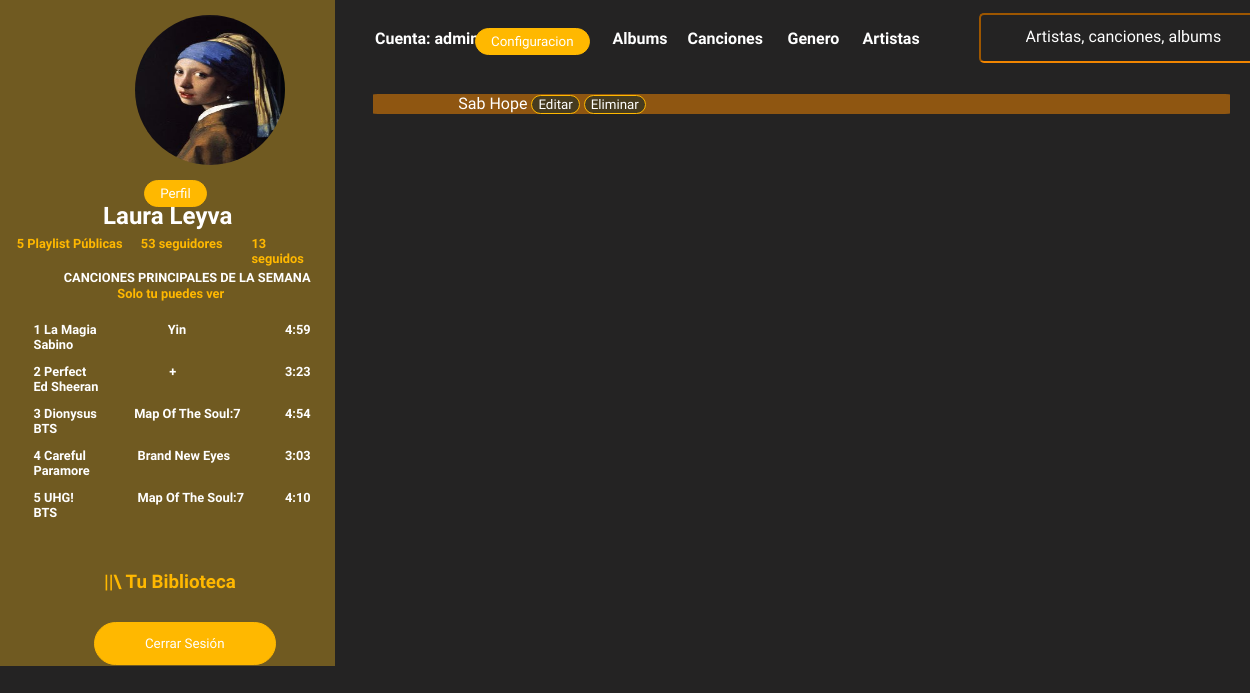
The app's page /m_generos/ (signed in), older data.
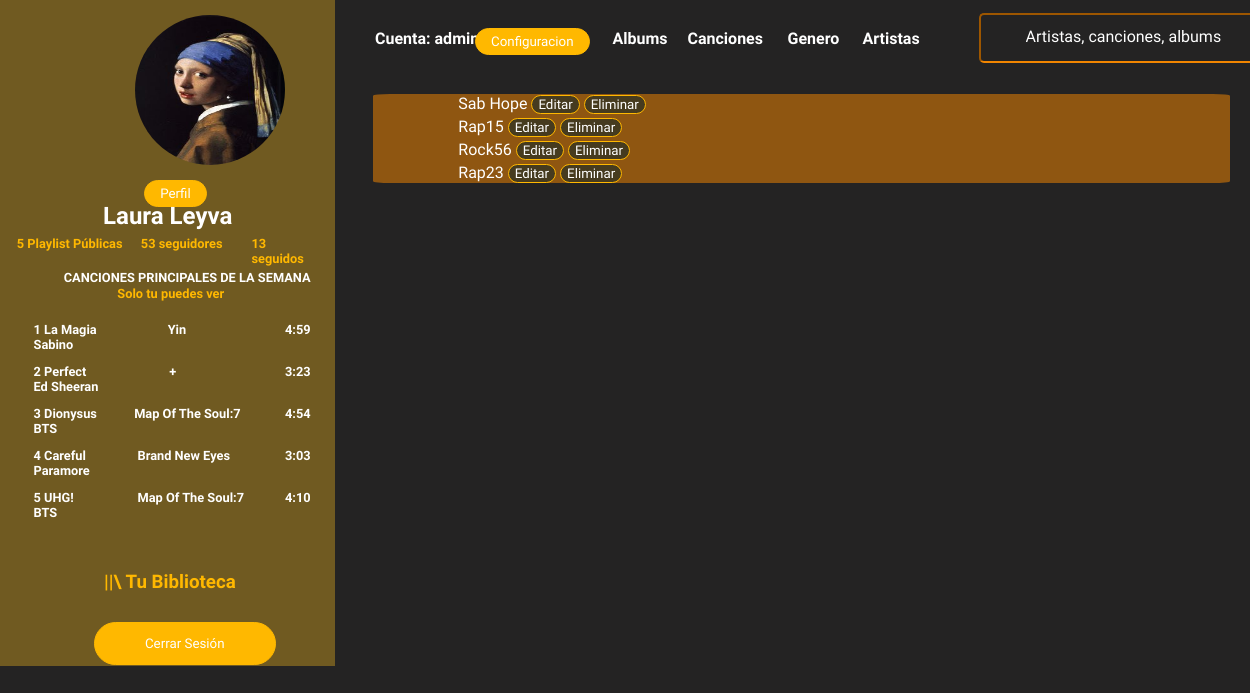
The same page, newer data.
### control_musica/models.py (models this page shows, shortened)
class Generos(models.Model):
    genero = models.CharField(max_length = 50, unique=True)

### control_musica/views.py (the view)
# urls.py: path('m_generos/', views.m_generos_view, name="m_generos_view"),
@login_required
def m_generos_view(request):
    generos = Generos.objects.all()
    return render(request, 'mostrar_generos.html', {'generos':generos})

### templates/mostrar_generos.html
{% extends 'Home.html' %}
{% block content %}
{% for Genero in generos %}
<div class="mostrar_generos">
{{Genero.genero}}
    <button type="button" onclick="location.href = '/change_genero/{{Genero.pk}}'"  class="mostrar-button"> Editar </button>
    <button type="button" onclick="location.href = '/d_generos/{{Genero.pk}}'"  class="mostrar-button"> Eliminar </button>
</div>
{% endfor %}
{% endblock %}

Row changes from the older to the newer data that the page shows:
added Generos: genero "Rap15"
added Generos: genero "Rock56"
added Generos: genero "Rap23"
